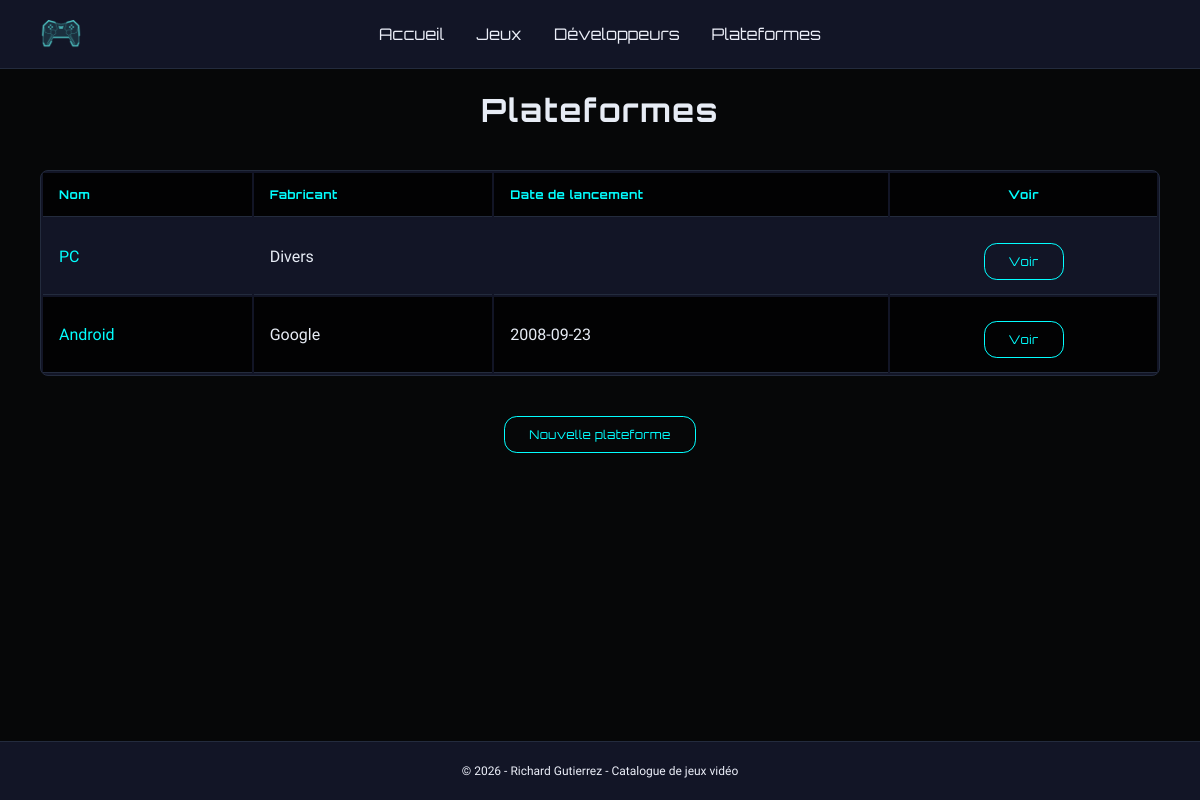
The page /plateforme-index.php on the database its author committed.
### tables this page shows
CREATE TABLE plateforme (
    id              INT AUTO_INCREMENT PRIMARY KEY,
    nom             VARCHAR(100) NOT NULL,
    description     TEXT,
    date_ajout      DATE,
    fabricant       VARCHAR(100),
    date_lancement  DATE
);

### Classe/CRUD.php (called while the page is built, shortened)
<?php
class CRUD extends PDO {
    public function select(string $table, $field = "id", $order = "ASC"):array{
        $sql = "SELECT * FROM $table ORDER BY $field $order";
        $stmt = $this->query($sql);
        return $stmt->fetchAll();
    }
}

### Classe/Plateforme.php (called while the page is built, shortened)
<?php
require_once('CRUD.php');
class Plateforme extends Catalogable {
    public static function tous(CRUD $crud){
        return $crud->select('plateforme');
    }
}

### plateforme-index.php (the view, shortened to what this page needs)
<?php
require_once('Classe/CRUD.php');
require_once('Classe/Plateforme.php');
$crud = new CRUD;
$plateformes = Plateforme::tous($crud);
?>
<!DOCTYPE html>
<html lang="fr">
<head>
    <link rel="stylesheet" href="css/style.css">
</head>
<body>
    <?php require_once('nav.php'); ?>
    <main>
        <h1>Plateformes</h1>
        <table>
            <thead>
                <tr>
                    <th>Nom</th>
                    <th>Fabricant</th>
                    <th>Date de lancement</th>
                    <th>Voir</th>
                </tr>
            </thead>
            <tbody>
                <?php foreach($plateformes as $plateforme){ ?>
                <tr>
                    <td><a href="plateforme-show.php?id=<?= $plateforme['id']; ?>"><?= $plateforme['nom']; ?></a></td>
                    <td><?= $plateforme['fabricant']; ?></td>
                    <td><?= $plateforme['date_lancement']; ?></td>
                    <td><a href="plateforme-show.php?id=<?= $plateforme['id']; ?>" class="btn">Voir</a></td>
                </tr>
                <?php } ?>
            </tbody>
        </table>
        <a href="plateforme-create.php" class="btn table-button">Nouvelle plateforme</a>
    </main>
    <?php require_once('footer.php'); ?>
</body>
</html>

### css/style.css (style rules this page uses)
:root { --bg: #060708; --bg-panel: #121526; --bg-panel-alt: #020203; --border: #232b3d; --text: #e7ecf5; --text-dim: #ebeef8; --accent-cyan: #03feff; --accent-magenta: #ff3d81; --danger: #ff4d6d; --font-display: "Orbitron", sans-serif; --font-body: "Exo 2", Arial, sans-serif; }
* { box-sizing: border-box; }
main { flex: 1; margin: 0; padding: 0; }
body { font-family: var(--font-body); background: var(--bg); color: var(--text); margin: 0; padding: 0; min-height: 100vh; display: flex; flex-direction: column; }
h1, h2, h3 { text-align: center; font-family: var(--font-display); letter-spacing: 0.05em; color: var(--text); margin-top: 1; }
a { color: var(--accent-cyan); text-decoration: none; }
table { border-radius: 0.5rem; width: calc(100% - 80px); margin: 40px; background: var(--bg-panel); border: 1px solid var(--border); }
th { background: var(--bg-panel-alt); color: var(--accent-cyan); font-family: var(--font-display); font-size: 12px; letter-spacing: 0.04em; text-align: left; padding: 14px 16px; border-bottom: 1px solid var(--border); }
td { border-bottom: 1px solid var(--border); padding: 14px 16px; color: var(--text); }
table th:last-child, table td:last-child { text-align: center; }
tr:nth-child(even) { background: var(--bg-panel-alt); }
.btn { display: block; width: fit-content; margin: 10px auto 0; justify-content: center; padding: 10px 24px; font-family: var(--font-display); font-size: 12px; letter-spacing: 0.03em; text-align: center; cursor: pointer; border: 1px solid var(--accent-cyan); border-radius: 0.8rem; color: var(--accent-cyan); background: transparent; transition: background 0.2s ease, color 0.2s ease; }
.table-button { display: block; width: fit-content; margin: 30px auto; transition: transform 0.2s ease; }

### rows shown on the page
plateforme: nom "PC", fabricant "Divers"
plateforme: nom "Android", fabricant "Google", date_lancement "2008-09-23"
